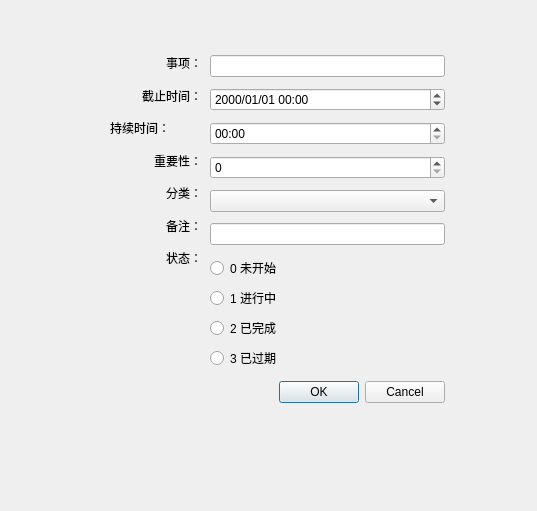
<?xml version="1.0" encoding="UTF-8"?>
<ui version="4.0">
 <class>Dialog</class>
 <widget class="QDialog" name="Dialog">
  <property name="geometry">
   <rect>
    <x>0</x>
    <y>0</y>
    <width>537</width>
    <height>511</height>
   </rect>
  </property>
  <property name="windowTitle">
   <string>Dialog</string>
  </property>
  <widget class="QWidget" name="verticalLayoutWidget">
   <property name="geometry">
    <rect>
     <x>210</x>
     <y>50</y>
     <width>235</width>
     <height>363</height>
    </rect>
   </property>
   <layout class="QVBoxLayout" name="verticalLayout">
    <item>
     <widget class="QLineEdit" name="lineEdit_2"/>
    </item>
    <item>
     <widget class="QDateTimeEdit" name="dateTimeEdit_2">
      <property name="displayFormat">
       <string>yyyy/MM/dd HH:mm</string>
      </property>
     </widget>
    </item>
    <item>
     <widget class="QTimeEdit" name="timeEdit">
      <property name="displayFormat">
       <string>HH:mm</string>
      </property>
     </widget>
    </item>
    <item>
     <widget class="QSpinBox" name="spinBox"/>
    </item>
    <item>
     <widget class="QComboBox" name="comboBox"/>
    </item>
    <item>
     <widget class="QLineEdit" name="lineEdit"/>
    </item>
    <item>
     <layout class="QVBoxLayout" name="verticalLayout_4">
      <item>
       <widget class="QRadioButton" name="radioButton">
        <property name="text">
         <string>0 未开始</string>
        </property>
       </widget>
      </item>
      <item>
       <widget class="QRadioButton" name="radioButton_2">
        <property name="text">
         <string>1 进行中</string>
        </property>
       </widget>
      </item>
      <item>
       <widget class="QRadioButton" name="radioButton_3">
        <property name="text">
         <string>2 已完成</string>
        </property>
       </widget>
      </item>
      <item>
       <widget class="QRadioButton" name="radioButton_4">
        <property name="text">
         <string>3 已过期</string>
        </property>
       </widget>
      </item>
     </layout>
    </item>
    <item>
     <widget class="QDialogButtonBox" name="buttonBox_2">
      <property name="standardButtons">
       <set>QDialogButtonBox::Cancel|QDialogButtonBox::Ok</set>
      </property>
     </widget>
    </item>
   </layout>
  </widget>
  <widget class="QWidget" name="verticalLayoutWidget_2">
   <property name="geometry">
    <rect>
     <x>110</x>
     <y>50</y>
     <width>92</width>
     <height>221</height>
    </rect>
   </property>
   <layout class="QVBoxLayout" name="verticalLayout_2">
    <item>
     <widget class="QLabel" name="label">
      <property name="text">
       <string>事项：</string>
      </property>
      <property name="alignment">
       <set>Qt::AlignRight|Qt::AlignTrailing|Qt::AlignVCenter</set>
      </property>
     </widget>
    </item>
    <item>
     <widget class="QLabel" name="label_8">
      <property name="text">
       <string>截止时间：</string>
      </property>
      <property name="alignment">
       <set>Qt::AlignRight|Qt::AlignTrailing|Qt::AlignVCenter</set>
      </property>
     </widget>
    </item>
    <item>
     <widget class="QLabel" name="label_3">
      <property name="text">
       <string>持续时间：</string>
      </property>
     </widget>
    </item>
    <item>
     <widget class="QLabel" name="label_4">
      <property name="text">
       <string>重要性：</string>
      </property>
      <property name="alignment">
       <set>Qt::AlignRight|Qt::AlignTrailing|Qt::AlignVCenter</set>
      </property>
     </widget>
    </item>
    <item>
     <widget class="QLabel" name="label_2">
      <property name="text">
       <string>分类：</string>
      </property>
      <property name="alignment">
       <set>Qt::AlignRight|Qt::AlignTrailing|Qt::AlignVCenter</set>
      </property>
     </widget>
    </item>
    <item>
     <widget class="QLabel" name="label_6">
      <property name="text">
       <string>备注：</string>
      </property>
      <property name="alignment">
       <set>Qt::AlignRight|Qt::AlignTrailing|Qt::AlignVCenter</set>
      </property>
     </widget>
    </item>
    <item>
     <widget class="QLabel" name="label_7">
      <property name="text">
       <string>状态：</string>
      </property>
      <property name="alignment">
       <set>Qt::AlignRight|Qt::AlignTrailing|Qt::AlignVCenter</set>
      </property>
     </widget>
    </item>
   </layout>
  </widget>
 </widget>
 <resources/>
 <connections/>
</ui>
